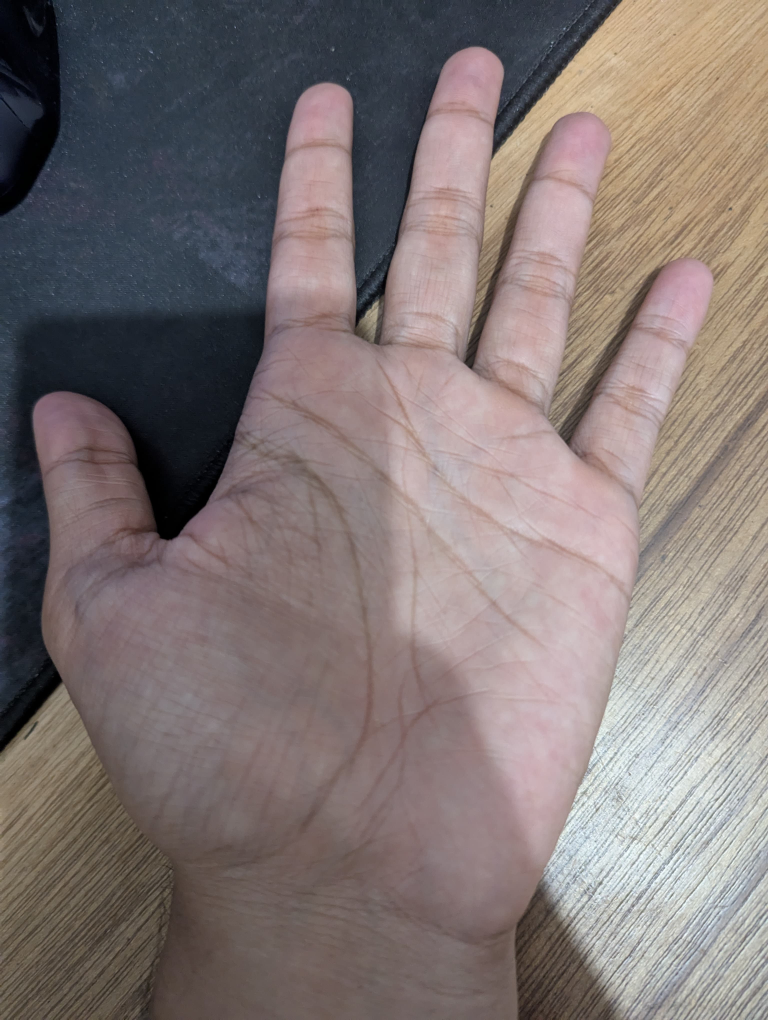
#> input picture test_image/specimen1.jpg, 3072 x 4080 px (shown at 1/4 size)
$ python -i palm_processor.py   (imports and definitions only)   (older library calls are emulated)
#> lines starting #> are read from the running program, lines starting #| are printed output that depends on the picture
"""
File: palm_preprocessing.py

Flow Preprocessing:
1. Input gambar -> Deteksi landmark tangan dengan MediaPipe
2. Ekstrak ROI (Region of Interest) telapak tangan dan lakukan croping
3. Konversi ke grayscale dan hilangkan bayangan
4. Resize ke ukuran standard
5. Augmentasi data (rotasi, scaling, brightness, contrast)
6. Simpan ke dynamic folder

Library yang digunakan:
- cv2: Digunakan untuk operasi pengolahan citra seperti:
  - Membaca/menulis gambar
  - Konversi color space (RGB/BGR/Grayscale)
  - Operasi morphologi untuk menghilangkan bayangan
  - Normalisasi dan enhance contrast

- numpy: Digunakan untuk:
  - Operasi array pada citra
  - Kalkulasi statistik (mean, max, min)
  - Manipulasi matriks untuk transformasi gambar

- mediapipe: Digunakan untuk:
  - Deteksi landmark tangan
  - Mendapatkan koordinat titik-titik penting telapak tangan

- typing: Digunakan untuk:
  - Type hints parameter dan return value
  - Meningkatkan readability dan maintainability kode

- os & glob: Digunakan untuk:
  - Operasi filesystem (buat folder, simpan file)
  - Pattern matching untuk mencari file

- logging: Digunakan untuk:
  - Tracking proses preprocessing
  - Debugging dan error handling
"""

# Import library yang dibutuhkan

import cv2
import numpy as np
# import mediapipe as mp
from typing import Tuple, Dict, Optional, Union
import os
from glob import glob
import logging
import matplotlib.pyplot as plt

# [4 lines not run here, left out]
logger = logging.getLogger(__name__)


class PalmPreprocessor:
    def __init__(self, target_size: Tuple[int, int] = (128, 128)):
        """Inisialisasi palm preprocessor dengan visualisasi"""
        self.target_size = target_size
        self.mp_hands = mp.solutions.hands
        self.mp_drawing = mp.solutions.drawing_utils
        self.hands = self.mp_hands.Hands(
            static_image_mode=True, max_num_hands=1, min_detection_confidence=0.5
        )

    # [325 lines left out: functions load_and_display_image, _detect_hand_landmarks, _extract_palm_roi, _convert_to_grayscale, _resize_roi, generate_augmentations and 2 more, not called in this run]

>>> import cv2
>>> picture = cv2.imread('../../../test_image/specimen1.jpg', cv2.IMREAD_GRAYSCALE)
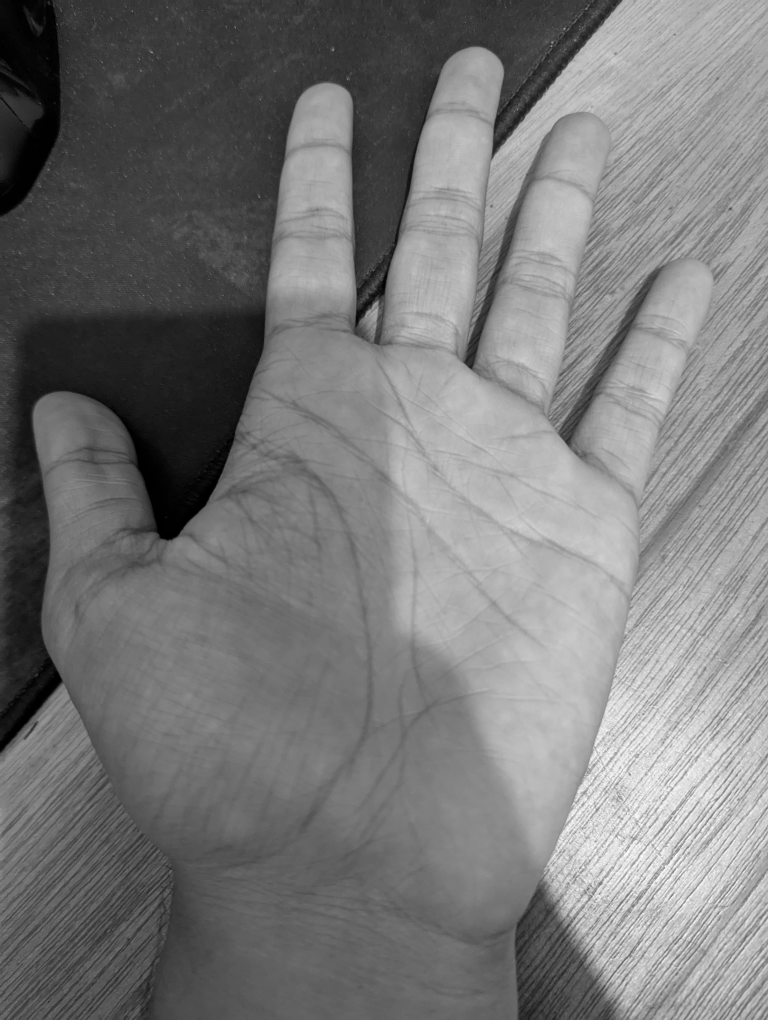
#> picture: shape (4080, 3072) (shown at 1/4 size); min 0, max 255, mean 120.1
>>> result = PalmPreprocessor().generate_augmentations(picture)
#> (the run stopped early here; a loop or call above may not have finished)
